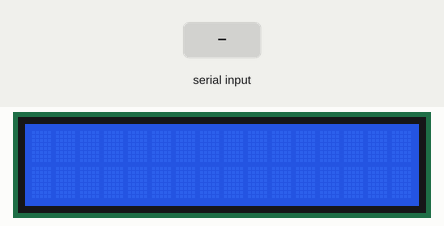
This sketch was run on a simulated Arduino Uno, built with avr-gcc and run on an emulated ATmega328P. Parts: 16×2 character LCD. The inputs (shaded band) are chosen by the test bench. What the sketch prints to the serial monitor is not drawn.

Above: at 1.2 s.
1.3 s: "90,45\n" received over Serial
At 3.5 s:
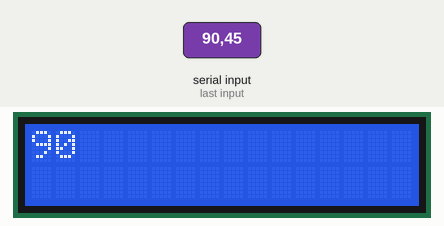
3.8 s: "30,150\n" received over Serial
At 6.0 s:
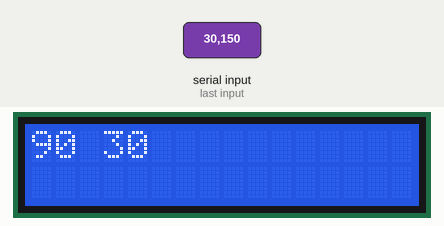
6.3 s: "0\n" received over Serial
At 7.9 s:
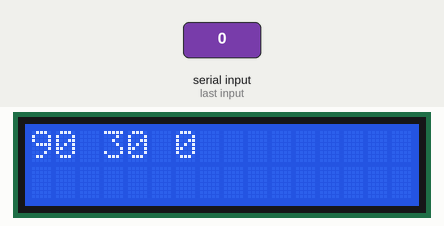
Timing chart, 0 to 9.4 s (numbered marks = the images above; inputs shaded):
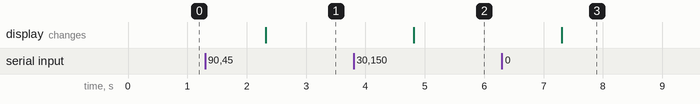

Measured:
- after the input at 1.3 s, the display: changes after 1.0 s (image 1)
- after the input at 3.8 s, the display: changes after 1.0 s (image 2)
- after the input at 6.3 s, the display: changes after 1.0 s (image 3)

The sketch:

Bluetooth_lcd.ino
```cpp
#include <Wire.h>
#include <LiquidCrystal_I2C.h>

LiquidCrystal_I2C lcd(0x27,16,2);  // Устанавливаем дисплей

long contWidth, contLength, contHeight, input;
bool allEntered;

void setup()
{
  allEntered = true;
  lcd.init();
  lcd.backlight();// Включаем подсветку дисплея

  Serial.begin(9600); // Starts the serial communication
}
void loop()
{
  if (Serial.available())
  {
    input = Serial.readString().toInt();
    if(allEntered)
    {
      resetVariables();
      clearLCD();
      allEntered = false;
    }

    if(contWidth == 0)
    {
      contWidth = input;
      Serial.println("Enter length:");
    }
    else if(contLength == 0)
    {
      contLength = input;
      Serial.println("Enter height:");
    }
    else if(contHeight == 0)
    {
      contWidth = input;
      resetVariables();
      Serial.println("You entered all measures!");
      Serial.println("Enter width:");
    }

    lcd.print(input);
    lcd.print(" ");
  }
  delay(10);
}

void clearLCD()
{
  lcd.setCursor(0,0);
  lcd.print("                ");
  lcd.setCursor(0,0);
}

void resetVariables()
{
  contWidth = 0;
  contLength = 0;
  contHeight = 0;
  allEntered = true;
}
```
